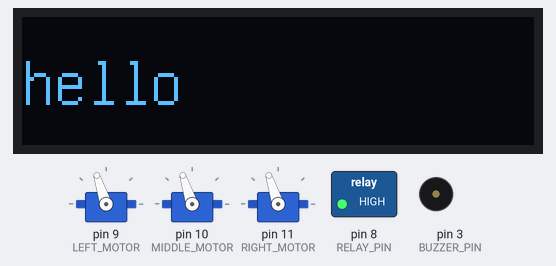
The sketch below on a simulated Arduino Uno, built with avr-gcc and run on an emulated ATmega328P. Parts: 128×32 one-colour display, 3 × servo, switched loads named in the sketch (green lamp = pin HIGH), buzzer (waves = sounding, pin HIGH). What the sketch prints to the serial monitor is not drawn.

Above: at 6.1 s.
At 8.1 s:
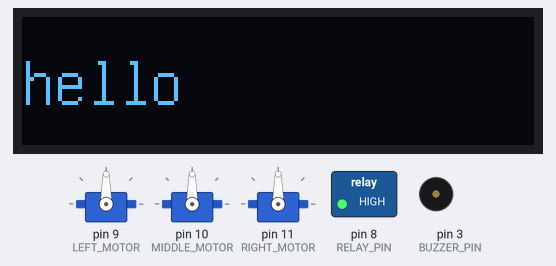
Timing chart, 0 to 9.6 s (numbered marks = the images above):
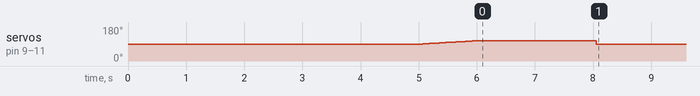

Measured:
- by itself, servo on pin 9 (LEFT_MOTOR), servo on pin 10 (MIDDLE_MOTOR), servo on pin 11 (RIGHT_MOTOR): rises from 90° to 108° in 0.97 s, then falls to 90° in 2.0 s

The sketch:

VI_SUB_Battery_Test.ino
```cpp
#include <Servo.h>
#include "U8glib.h"

#include "I2Cdev.h"
#include "MPU6050_6Axis_MotionApps20.h"
#if I2CDEV_IMPLEMENTATION == I2CDEV_ARDUINO_WIRE
    #include "Wire.h"
#endif
MPU6050 mpu;
#define OUTPUT_READABLE_YAWPITCHROLL
#define INTERRUPT_PIN 2


Servo ESC1;
Servo ESC2;
Servo ESC3;

#define LEFT_MOTOR 9
#define MIDDLE_MOTOR 10
#define RIGHT_MOTOR 11

#define RELAY_PIN 8
#define LIPO_CELL1 14 //A0
#define LIPO_CELL2 15 //A1
#define LIPO_CELL3 16 //A2

#define KILL_SWITCH 17//A3

#define RES_DIV_1 1
#define RES_DIV_2 0.50 //10k and 10k
#define RES_DIV_3 0.642 //18k and 10k
//18k and 10k resistor dividers
//Vout = Vin*(18k)/(10k+18k)
//18k/28k = 0.642

#define BUZZER_PIN 3

#define BUTTON_TOP 4
#define BUTTON_MIDDLE 6
#define BUTTON_BOTTOM 7

U8GLIB_SSD1306_128X32 u8g(U8G_I2C_OPT_NONE);

void setup() {

  setup_oled();
  u8g.firstPage();
  do {
    draw();
  }
  while ( u8g.nextPage() );

  Wire.begin();
  Wire.setClock(400000);
  Serial.begin(115200);
  // initialize device
  Serial.println(F("Initializing I2C devices..."));
  mpu.initialize();
  pinMode(INTERRUPT_PIN, INPUT);


  pinMode(BUTTON_TOP,INPUT);
  pinMode(BUTTON_MIDDLE,INPUT);
  pinMode(BUTTON_BOTTOM,INPUT);
  pinMode(KILL_SWITCH,INPUT);

  pinMode(BUZZER_PIN,OUTPUT);

  ESC1.attach(LEFT_MOTOR, 1000, 2000);
  ESC2.attach(MIDDLE_MOTOR, 1000, 2000);
  ESC3.attach(RIGHT_MOTOR, 1000, 2000);

  pinMode(RELAY_PIN, OUTPUT); // Relay
  digitalWrite(RELAY_PIN, HIGH);
  ESC1.writeMicroseconds(1500);
  ESC2.writeMicroseconds(1500);
  ESC3.writeMicroseconds(1500);
  delay(5000);

  for (int signal = 1500; signal < 1600; signal += 1) {
    ESC1.writeMicroseconds(signal);
    ESC2.writeMicroseconds(signal);
    ESC3.writeMicroseconds(signal);
    delay(10);
  }

  delay(2000);

  ESC1.writeMicroseconds(1500);
  ESC2.writeMicroseconds(1500);
  ESC3.writeMicroseconds(1500);

}

void loop() {


}

void draw(void) {
  // graphic commands to redraw the complete screen should be placed here
  u8g.setFont(u8g_font_unifont);
  //u8g.setFont(u8g_font_osb21);
  u8g.drawStr( 0, 22, "hello");
}

void setup_oled(void) {
  // flip screen, if required
  // u8g.setRot180();

  // set SPI backup if required
  //u8g.setHardwareBackup(u8g_backup_avr_spi);

  // assign default color value
  if ( u8g.getMode() == U8G_MODE_R3G3B2 ) {
    u8g.setColorIndex(255);     // white
  }
  else if ( u8g.getMode() == U8G_MODE_GRAY2BIT ) {
    u8g.setColorIndex(3);         // max intensity
  }
  else if ( u8g.getMode() == U8G_MODE_BW ) {
    u8g.setColorIndex(1);         // pixel on
  }
  else if ( u8g.getMode() == U8G_MODE_HICOLOR ) {
    u8g.setHiColorByRGB(255, 255, 255);
  }


}

byte check_buttons()
{
  /*
     #define BUTTON_TOP 4
     #define BUTTON_MIDDLE 6
     #define BUTTON_BOTTOM 7
  */
  //total number of button combinations 2^3=8 states
  return digitalRead(BUTTON_TOP) + 2 * digitalRead(BUTTON_MIDDLE) + 4 * digitalRead(BUTTON_BOTTOM);

}

double check_battery()
{
  double total_voltage = analogRead(LIPO_CELL3) * 5 / 1023 / RES_DIV_3;
  return total_voltage;
}

double check_cell(byte cell_number)
{
  double cell_voltage_1, cell_voltage_2, cell_voltage_3;

  cell_voltage_1 = analogRead(LIPO_CELL1) * 5 / 1023 / RES_DIV_1;
  cell_voltage_2 = analogRead(LIPO_CELL2) * 5 / 1023 / RES_DIV_2 - cell_voltage_1;
  cell_voltage_3 = analogRead(LIPO_CELL3) * 5 / 1023 / RES_DIV_3 - cell_voltage_2 - cell_voltage_1;

  if (cell_number == 1)
  {
    return  cell_voltage_1;
  }

  else if(cell_number == 2)
    {
      return  cell_voltage_2;
    }

  else if(cell_number == 3)
    {
      return  cell_voltage_3;
    }

  else
  {
    return -1;
  }


}
```
